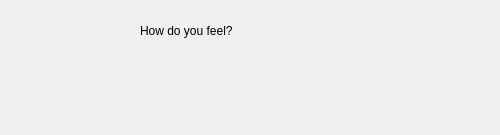
<?xml version="1.0" encoding="UTF-8"?>
<ui version="4.0">
 <class>WindowChoseMood</class>
 <widget class="QDialog" name="WindowChoseMood">
  <property name="geometry">
   <rect>
    <x>0</x>
    <y>0</y>
    <width>500</width>
    <height>135</height>
   </rect>
  </property>
  <property name="windowTitle">
   <string>Dialog</string>
  </property>
  <widget class="QLabel" name="label">
   <property name="geometry">
    <rect>
     <x>140</x>
     <y>20</y>
     <width>171</width>
     <height>21</height>
    </rect>
   </property>
   <property name="text">
    <string>How do you feel?</string>
   </property>
  </widget>
 </widget>
 <resources/>
 <connections/>
</ui>
